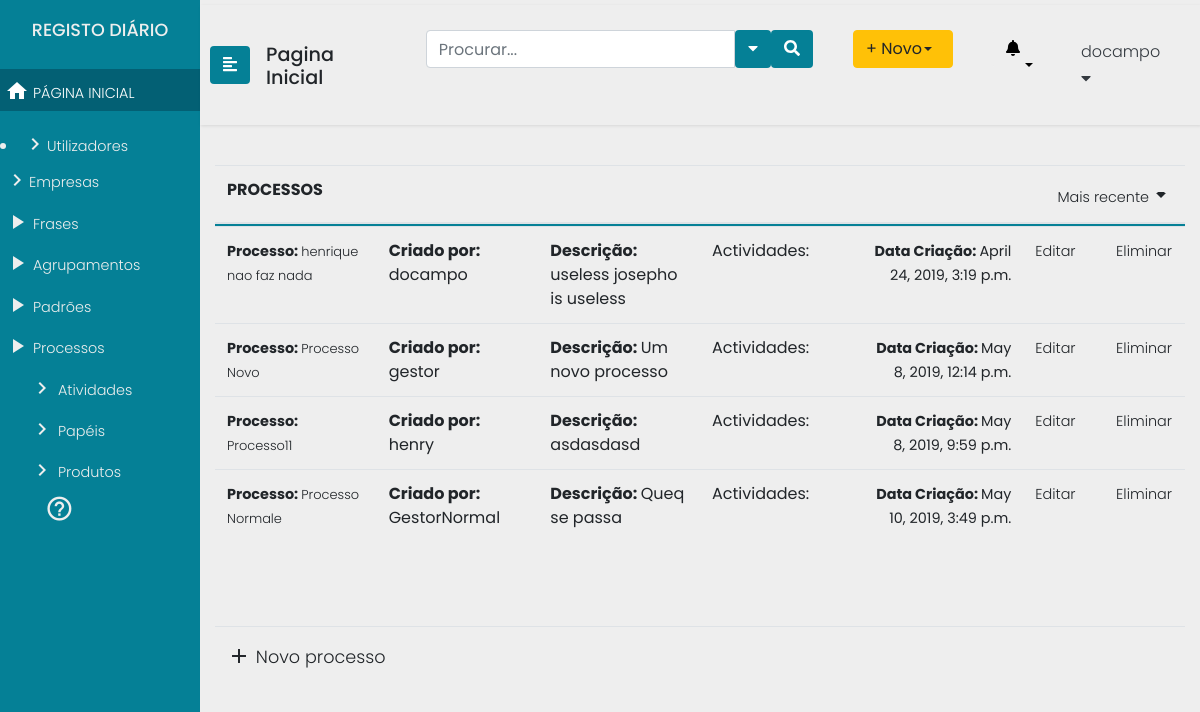
Page /processos (signed in) on the committed database.
### Users/models.py (models this page shows)
class User(AbstractUser):
    id = models.AutoField(db_column='ID',primary_key=True)
    username = models.CharField(db_column='UserName',
                                max_length=255,
                                unique=True,
                                blank=True,
                                null=True)
    useremail = models.CharField(db_column='UserEmail',
                                 max_length=255,
                                 blank=True,
                                 null=True)
    password = models.CharField(db_column='Password',
                                max_length=255,
                                blank=True, null=True)
    organization = models.ForeignKey(Organization, null=True,blank=True, on_delete=models.SET_NULL)
    class Meta:
        managed = True
        db_table = 'User'
        permissions = (
            ("test_GProc", "Teste de permissao geral Gestor de Processos"),
            ("test_Analist", "Teste de permissao geral Analista"),
            ("test_Func", "Teste de permissao geral Funcionário"),
            ("test_Admin", "Teste de permissao geral Administrador"),)

### processes/models.py (models this page shows, shortened)
class Process(models.Model):
    process_name = models.CharField(max_length=200)
    user = models.ForeignKey(User, null=True, on_delete=models.SET_NULL)
    creation_date = models.DateTimeField("date created", default=django.utils.timezone.now())
    description = models.TextField(max_length=200)

### processes/views.py (the view)
# urls.py: path("processos", views.processos, name="processos"),
@login_required(login_url='/login2')
def processos(request):
	return render(request=request,
				  template_name="processes/processos.html",
				   context={"procs": Process.objects.all(), "acts": Activity.objects.all()})

### templates/processes/processos.html (shortened to what this page needs)
{% extends "processes/header2.html" %}
				{% block content %}
				{% if perms.Users.test_GProc or  perms.Users.test_Analist %}
				{% include "processes/includes/sidenav.html" %}
				<div class="container">
					<table class="table table-hover header-fixed">
						<thead>
							<tr class="d-flex">
								<th class="col-9">PROCESSOS</th>
								<th class="col-3 text-right">
									<a class="dropdown-toggle" id="sidebarCollapse" data-toggle="dropdown" href="#" role="button" aria-haspopup="true" aria-expanded="false"><span>Mais recente</span><i class="material-icons">arrow_drop_down</i></a>
								</th>
							</tr>
						</thead>
						<tbody>
								{% for proc in procs %}
								<tr class="d-flex">
										<td class="col-2"><span><b>Processo: </b><a href="/processos/ProcessDetail/{{proc.id}}">{{proc.process_name}} </a></span></td>
										<td class="col-2"><b>Criado por: </b> {{proc.user.username}} </td>
										<td class="col-2"><b>Descrição: </b>{{proc.description}}</span></td>
										<td class="col-2">Actividades:  </td>
										<td class="col-2 text-right"><span><b>Data Criação: </b>{{proc.creation_date}}</span></td>
										<td class="col-1"><b><a href="/processos/ProcessUpdate/{{proc.id}} ">Editar</a></span></td>
										<td class="col-1"><b><a href="/processos/ProcessDelete/{{proc.id}} ">Eliminar</a></span></td>
									</tr>
									{% endfor %}
						</tbody>
						<tfoot>
							<tr class="d-flex">
								<td class="col-9"><b><a href="/processos/ProcessCreate" class="novo"><i class="material-icons">add</i> Novo processo</a></b></td>
								<td class="col-3 text-right"></td>
							</tr>
						</tfoot>
					</table>
            </div>
		</div>
		{% endif %}
		{% endblock %}

### templates/processes/includes/sidenav.html (shortened to what this page needs)
	<div class="wrapper">
		<nav id="sidebar" class="navbar-info" style="background:#058096;">
			<div class="sidebar-header" style="background:#058096;">
				<h4>REGISTO DIÁRIO </h4>
			</div>
			<ul class="list-unstyled components">
				<li class="active">
					<a href="/"><i class="material-icons">home</i> PÁGINA INICIAL</a>
				</li>
			</ul>
			{% if perms.Users.test_Admin %}
			{% include "processes/includes/sidenavcont_admin.html" %}
			{% endif %}
			{% if perms.Users.test_Func %}
			{% include "processes/includes/sidenavcont_func.html" %}
			{% endif %}
			{% if perms.Users.test_GProc or  perms.Users.test_Analist %}
			{% include "processes/includes/sidenavcont_gpanalist.html" %}
			{% endif %}
<div class="CTAs">
                    <a href="#"><i class="material-icons">help_outline</i></a>
				</div>
			</nav>
			<div id="content">
				<nav class="navbar navbar-expand-lg navbar-light">
					<button type="button" id="sidebarCollapse" class="btn text-white" style="background:#058096;">
                        <i class="fas fa-align-left"></i>
					</button>
					<div class="navegation">
						<h3 style="margin-top:10px;">Pagina Inicial</h3>
					</div>
					<div class="collapse navbar-collapse" id="navbarTogglerDemo03">
						<ul class="navbar-nav ml-auto mt-2 mt-lg-0">
							<li class="sidebar-search nav-item active">
								<form class="form-inline input-group  custom-search-form">
									<input type="text"  class="form-control" placeholder="Procurar...">
									<button class="btn btn-default text-white" type="button"  data-toggle="dropdown" aria-haspopup="true" aria-expanded="false">
										<i class="fa fa-caret-down"></i>
									</button>
									<span class="input-group-btn">
										<button class="btn btn-default text-white">
											<i class="fa fa-search"></i>
										</button>
									</span>
								</form>
							</li>
							<li class="nav-item">
								<div class="btn-group">
									<button type="button" class="btn btn-warning dropdown-toggle text-left" style="width:100px;" data-toggle="dropdown" aria-haspopup="true" aria-expanded="false">+ Novo </button>
								</div>
							</li>
							<li class="dropdown for-notification">
								<button class="btn btn-default dropdown-toggle notification" type="button" id="notification" data-toggle="dropdown" aria-haspopup="true" aria-expanded="false">
									<i class="fa fa-bell"></i>
								</button>
							</li>
							<li class="nav-item dropdown">
								<a class="nav-link text-left text-dark" style="font-size:1em;" data-toggle="dropdown" href="#" role="button" aria-haspopup="true" aria-expanded="false">{{user.username}}<i class="fa fa-caret-down"></i></a>
							</li>
						</ul>
					</div>
				</nav>

### processes/static/processes/css/menu.css (style rules this page uses)
body { font-family: 'Poppins', sans-serif; background: #eee; }
h3 { font-family: 'Poppins', sans-serif; font-size: 1.2em; }
h4 { font-family: 'Poppins', sans-serif; font-size: 1.1em; }
p,a { font-family: 'Poppins', sans-serif; font-size: 0.9em; font-weight: 300; line-height: 1.7em; color: #999; }
a,a:hover,a:focus { color: inherit; text-decoration: none; transition: all 0.3s; }
.navbar { padding: 15px 10px; border: none; border-radius: 0; margin-bottom: 40px; box-shadow: 1px 1px 3px rgba(0, 0, 0, 0.1); }
.wrapper { display: flex; width: 100%; align-items: stretch; }
#sidebar { min-width: 200px; max-width: 200px; color: #eeeeee; transition: all 0.3s; }
#sidebar .sidebar-header { padding: 20px 0px 20px 0px; text-align: center; background: #000; }
#sidebar ul.components { padding: 0px 0px 0px 0px; }
a i { position: relative; top: 5px; font-size: 0.9em; }
#sidebar ul li a { padding: 5px; font-size: 0.9em; display: block; }
#sidebar ul li.active>a { color: #fff; background: #036074; }
.dropdown-toggle::after { display: block; position: absolute; top: 50%; right: 20px; transform: translateY(-50%); }
ul ul a { font-size: 0.9em !important; padding-left: 30px !important; background: #058096; }
.CTAs { padding:0px 0px 0px 0px; }
.CTAs a { bottom:10px; display: block; border-radius: 5px; margin-left: 15px; }
.CTAs a i { font-size:2em; }
.collapse ul li { padding:10px 20px 10px 20px; }
#content { width: 100vw; padding: 5px 0px 5px 0px; min-height: 100vh; transition: all 0.3s; }
thead > tr { border-bottom: 2px solid #058096; }
td span { font-size:0.9em; }
.novo { font-size:1.1em; }
form button { background:#058096; }
.header-fixed { width: 100%; }
.header-fixed > thead, .header-fixed > tbody, .header-fixed > thead > tr, .header-fixed > tbody > tr, .header-fixed > thead > tr > th, .header-fixed > tbody > tr > td { display: block; }
.header-fixed > tbody > tr:after, .header-fixed > thead > tr:after { content: ' '; display: block; visibility: hidden; clear: both; }
.header-fixed > tbody { overflow-y: auto; height: 50vh; }
.header-fixed > tbody > tr > td, .header-fixed > thead > tr > th { width: 20%; float: left; }
.notification { background:#EEEEEE; }
.navegation { padding: 0px 1em; }

### rows in the picture
User: username "docampo"
Process: process_name "henrique nao faz nada", user.username "docampo", description "useless josepho is useless", creation_date "April 24, 2019, 3:19 p.m."
Process: process_name "Processo Novo", user.username "gestor", description "Um novo processo", creation_date "May 8, 2019, 12:14 p.m."
Process: process_name "Processo11", user.username "henry", description "asdasdasd", creation_date "May 8, 2019, 9:59 p.m."
Process: process_name "Processo Normale", user.username "GestorNormal", description "Queq se passa", creation_date "May 10, 2019, 3:49 p.m."
